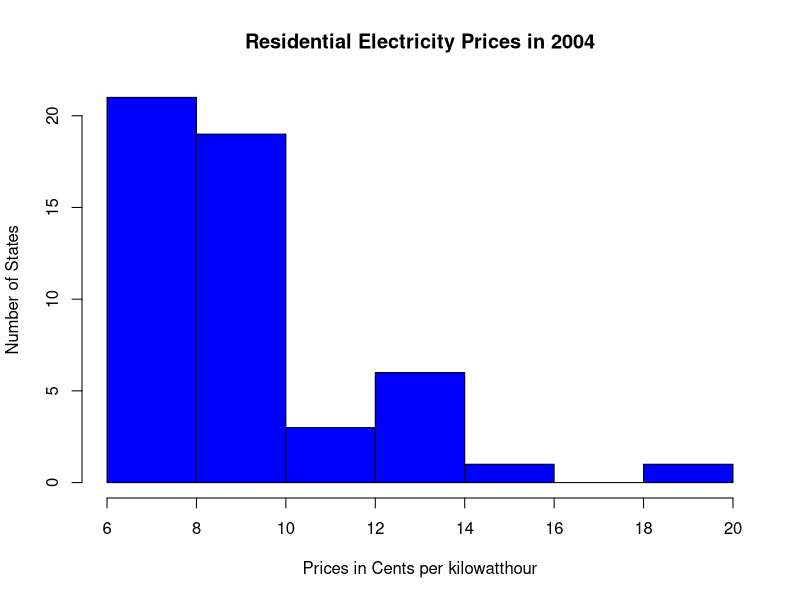
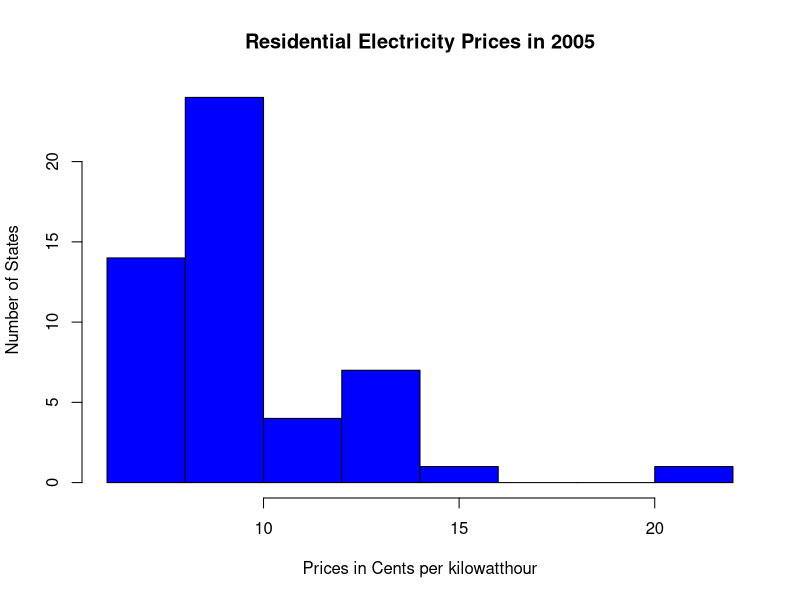
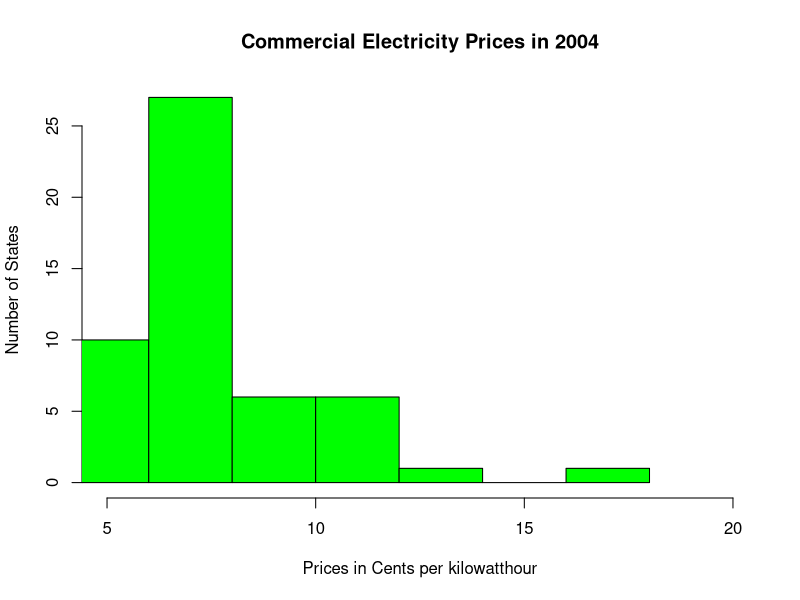
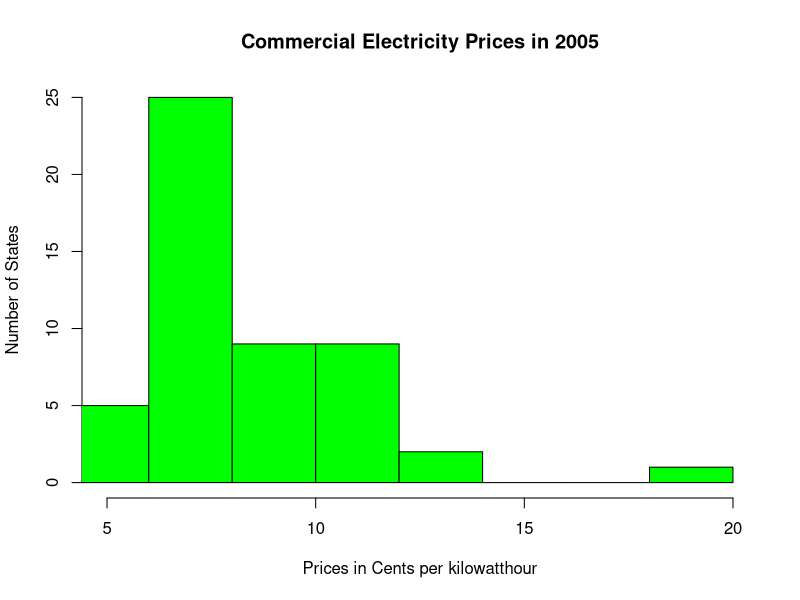
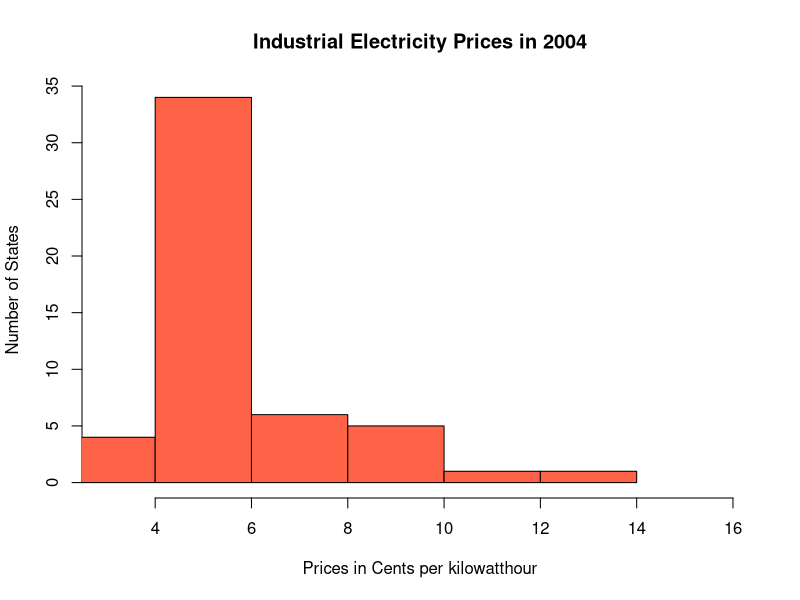
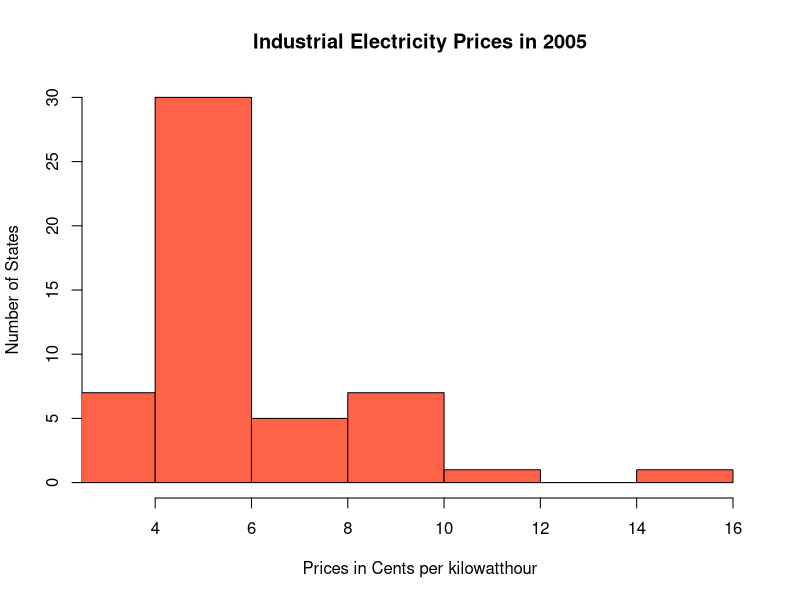
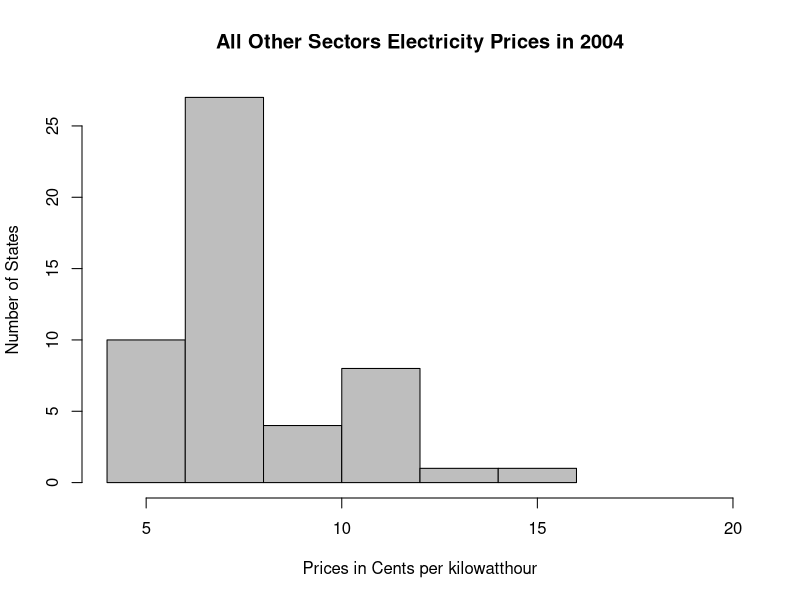
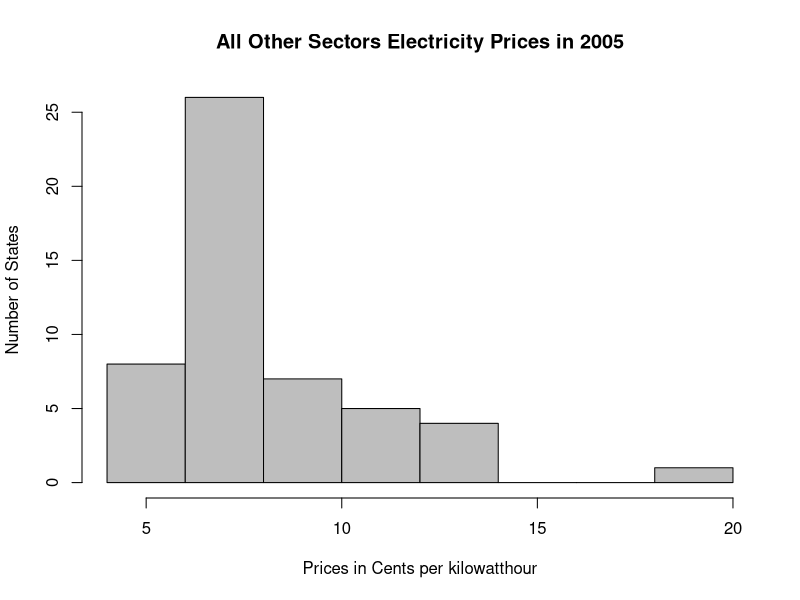

Write R code to recreate these figures, in order. (Note: this script raises an error after producing the figures.)
SP100 <- read.csv("ElectricityRates.csv",header=T);
attach(SP100);

#Histogram plots of ElectricityPrices by Regions
hist(SP100$Residential_2004,main="Residential Electricity Prices in 2004",
		xlab="Prices in Cents per kilowatthour",ylab="Number of States",border="black",col="blue",xlim=c(6,20));
		
hist(SP100$Residential_2005,main="Residential Electricity Prices in 2005",
		xlab="Prices in Cents per kilowatthour",ylab="Number of States",border="black",col="blue",xlim=c(6,22));

hist(SP100$Commercial_2004,main="Commercial Electricity Prices in 2004",
		xlab="Prices in Cents per kilowatthour",ylab="Number of States",border="black",col="green",xlim=c(5,20));

hist(SP100$Commercial_2005,main="Commercial Electricity Prices in 2005",
		xlab="Prices in Cents per kilowatthour",ylab="Number of States",border="black",col="green",xlim=c(5,20));

hist(SP100$Industrial_2004,main="Industrial Electricity Prices in 2004",
		xlab="Prices in Cents per kilowatthour",ylab="Number of States",border="black",col="tomato",xlim=c(3,16));

hist(SP100$Industrial_2005,main="Industrial Electricity Prices in 2005",
		xlab="Prices in Cents per kilowatthour",ylab="Number of States",border="black",col="tomato",xlim=c(3,16));

hist(SP100$AllOtherSectors_2004,main="All Other Sectors Electricity Prices in 2004",
		xlab="Prices in Cents per kilowatthour",ylab="Number of States",border="black",col="grey",xlim=c(4,20));

hist(SP100$AllOtherSectors_2005,main="All Other Sectors Electricity Prices in 2005",
		xlab="Prices in Cents per kilowatthour",ylab="Number of States",border="black",col="grey",xlim=c(4,20));


#Box Plots of Electricity Prices by Sector
boxplot(SP100$Residential_2004,SP100$Commercial_2004,SP100$Industrial_2004,SP100$AllOtherSectors_2004,
		names=c("Residential","Commercial","Industrial","AllOtherSectors"),col=c("blue","green","tomato","grey"),
		ylab="Electricity Prices",main="Boxplots for All 4 types Sectors in 2004");
		
boxplot(SP100$Residential_2005,SP100$Commercial_2005,SP100$Industrial_2005,SP100$AllOtherSectors_2005,
		names=c("Residential","Commercial","Industrial","AllOtherSectors"),col=c("blue","green","tomato","grey"),
		ylab="Electricity Prices",main="Boxplots for All 4 types Sectors in 2005");
		

#Sector-wise Summary 
summary(SP100$Residential_2004);
summary(SP100$Commercial_2004);
summary(SP100$Industrial_2004);
summary(SP100$AllOtherSectors_2004);
summary(SP100$Residential_2005);
summary(SP100$Commercial_2005);
summary(SP100$Industrial_2005);
summary(SP100$AllOtherSectors_2005);


#Box Plot of Electricity Prices by Region
boxplot(SP200$NewEngland,SP200$MiddleAtlantic,SP200$EastNorthCentral,SP200$WestNorthCentral,
		SP200$SouthAtlantic,SP200$EastSouthCentral,SP200$WestSouthCentral,
		SP200$Mountain,SP200$PacificContiguous,SP200$PacificNoncontiguous,
		names=c("NewEngland","M_Atlantic","EN_Central","WN_Central","S_Atlantic","ES_Central","WS_Central","Mountain","Pacific_C","Pacific_NC"),
		col=colorRampPalette(c("blue", "red"))(10),ylab="ElectricityPrices",
		main="Boxplots for Electricity Prices in US Census Divisions (Years 2004 & 2005)");
	

#Region-wise Summary	
summary(SP200$NewEngland);
summary(SP200$MiddleAtlantic);
summary(SP200$EastNorthCentral);
summary(SP200$WestNorthCentral);
summary(SP200$SouthAtlantic);
summary(SP200$EastSouthCentral);
summary(SP200$WestSouthCentral);
summary(SP200$Mountain);
summary(SP200$PacificContiguous);
summary(SP200$PacificNoncontiguous);


#Correlation between Sectors
line1 <- lm(SP100$Residential_2004~SP100$Commercial_2004);
plot(SP100$Commercial_2004,SP100$Residential_2004, xlab="Commercial Sector prices",ylab="Residential sector prices",main="Residential - Commercial,2004" );
abline(line1);
cor(SP100$Commercial_2004,SP100$Residential_2004);

line2<- lm(SP100$Residential_2005~SP100$Commercial_2005);
plot(SP100$Commercial_2005,SP100$Residential_2005, xlab="Commercial Sector prices",ylab="Residential sector prices",main="Residential - Commercial,2005" );
abline(line2);
cor(SP100$Commercial_2005,SP100$Residential_2005);

line3<- lm(SP100$Residential_2004~SP100$Industrial_2004);
plot(SP100$Industrial_2004,SP100$Residential_2004, xlab="Industrial Sector prices",ylab="Residential sector prices",main="Residential - Industrial,2004" );
abline(line3);
cor(SP100$Industrial_2004,SP100$Residential_2004);

line4<- lm(SP100$Residential_2005~SP100$Industrial_2005);
plot(SP100$Industrial_2005,SP100$Residential_2005, xlab="Industrial Sector prices",ylab="Residential sector prices",main="Residential -Industrial,2005" );
abline(line4);
cor(SP100$Industrial_2005,SP100$Residential_2005);

line5<- lm(SP100$Commercial_2004~SP100$Industrial_2004);
plot(SP100$Industrial_2004,SP100$Commercial_2004, xlab="Industrial Sector prices",ylab="Commercial sector prices",main="Commercial - Industrial,2004" );
abline(line5);
cor(SP100$Industrial_2004,SP100$Commercial_2004);

line6<- lm(SP100$Commercial_2005~SP100$Industrial_2005);
plot(SP100$Industrial_2005,SP100$SP100$Commercial_2005, xlab="IndustrialSector prices",ylab="Commercial sector prices",main="Commercial - Industrial, 2005" );
abline(line6);
cor(SP100$Industrial_2005,SP100$Commercial_2005);


#Quantile Plots for Region-wise Residential sector prices
qqnorm(SP101$Residential_2005, main="Normal Quantile Plot of Region1");qqline(SP101$Residential_2005);
qqnorm(SP104$Residential_2005, main="Normal Quantile Plot of Region4");qqline(SP104$Residential_2005);
qqnorm(SP105$Residential_2005, main="Normal Quantile Plot of Region5");qqline(SP105$Residential_2005);
qqnorm(SP108$Residential_2005, main="Normal Quantile Plot of Region8");qqline(SP108$Residential_2005);


#One-way ANOVA Tests
fit1 <- aov(SP100$Residential_2005~SP100$Region); summary(fit1);
fit2 <- aov(SP100$Commercial_2005~SP100$Region); summary(fit2);
fit3 <- aov(SP100$Industrial_2005~SP100$Region); summary(fit3);
fit4 <- aov(SP100$AllOtherSectors_2005~SP100$Region); summary(fit4);


detach(SP100);